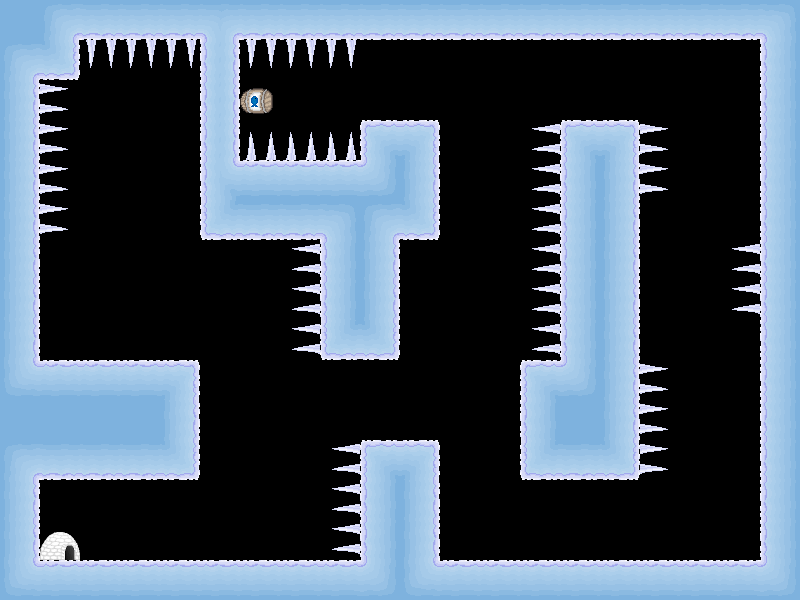

A level layout from a 2D game, rendered from its tile map. Below: a short description, then the map file with tile-grid data replaced by summaries:
An orthogonal 20x15 tile map with 40x40 px tiles, 1 tile layer (Kachelebene 1), 4 tilesets.

<map version="1.0" orientation="orthogonal" width="20" height="15" tilewidth="40" tileheight="40">
 <tileset firstgid="1" name="Objekte" tilewidth="40" tileheight="40">
  <image source="Objekte.png" width="160" height="120" />
  <tile id="0">
   <properties>
    <property name="die" value="true" />
    <property name="id" value="14" />
   </properties>
  </tile>
  <tile id="1">
   <properties>
    <property name="die" value="true" />
    <property name="id" value="15" />
   </properties>
  </tile>
  <tile id="2">
   <properties>
    <property name="die" value="true" />
    <property name="id" value="16" />
   </properties>
  </tile>
  <tile id="3">
   <properties>
    <property name="die" value="true" />
    <property name="id" value="17" />
   </properties>
  </tile>
  <tile id="4">
   <properties>
    <property name="id" value="18" />
    <property name="level" value="true" />
   </properties>
  </tile>
  <tile id="5">
   <properties>
    <property name="id" value="19" />
    <property name="level" value="true" />
   </properties>
  </tile>
  <tile id="6">
   <properties>
    <property name="id" value="20" />
    <property name="level" value="true" />
   </properties>
  </tile>
  <tile id="7">
   <properties>
    <property name="id" value="21" />
    <property name="level" value="true" />
   </properties>
  </tile>
  <tile id="8">
   <properties>
    <property name="fish" value="true" />
    <property name="id" value="22" />
   </properties>
  </tile>
  <tile id="9">
   <properties>
    <property name="fish" value="true" />
    <property name="id" value="23" />
   </properties>
  </tile>
  <tile id="10">
   <properties>
    <property name="fish" value="true" />
    <property name="id" value="24" />
   </properties>
  </tile>
  <tile id="11">
   <properties>
    <property name="fish" value="true" />
    <property name="id" value="25" />
   </properties>
  </tile>
 </tileset>
 <tileset firstgid="13" name="Personen" tilewidth="40" tileheight="40">
  <image source="Personen.png" width="160" height="160" />
 </tileset>
 <tileset firstgid="29" name="Texturen" tilewidth="40" tileheight="40">
  <image source="Texturen.png" width="160" height="480" />
  <tile id="0">
   <properties>
    <property name="blocked" value="true" />
    <property name="id" value="0" />
   </properties>
  </tile>
  <tile id="1">
   <properties>
    <property name="blocked" value="true" />
    <property name="id" value="1" />
   </properties>
  </tile>
  <tile id="2">
   <properties>
    <property name="blocked" value="true" />
    <property name="id" value="3" />
   </properties>
  </tile>
  <tile id="3">
   <properties>
    <property name="blocked" value="true" />
    <property name="id" value="4" />
   </properties>
  </tile>
  <tile id="4">
   <properties>
    <property name="blocked" value="true" />
    <property name="id" value="5" />
   </properties>
  </tile>
  <tile id="5">
   <properties>
    <property name="blocked" value="true" />
    <property name="id" value="6" />
   </properties>
  </tile>
  <tile id="6">
   <properties>
    <property name="blocked" value="true" />
    <property name="id" value="7" />
   </properties>
  </tile>
  <tile id="7">
   <properties>
    <property name="blocked" value="true" />
    <property name="id" value="8" />
   </properties>
  </tile>
  <tile id="8">
   <properties>
    <property name="blocked" value="true" />
    <property name="id" value="9" />
   </properties>
  </tile>
  <tile id="9">
   <properties>
    <property name="blocked" value="true" />
    <property name="id" value="10" />
   </properties>
  </tile>
  <tile id="10">
   <properties>
    <property name="blocked" value="true" />
    <property name="id" value="11" />
   </properties>
  </tile>
  <tile id="11">
   <properties>
    <property name="blocked" value="true" />
    <property name="id" value="12" />
   </properties>
  </tile>
  <tile id="12">
   <properties>
    <property name="blocked" value="true" />
    <property name="id" value="13" />
   </properties>
  </tile>
  <tile id="13">
   <properties>
    <property name="blocked" value="true" />
    <property name="id" value="27" />
   </properties>
  </tile>
  <tile id="14">
   <properties>
    <property name="blocked" value="true" />
    <property name="id" value="28" />
   </properties>
  </tile>
  <tile id="15">
   <properties>
    <property name="blocked" value="true" />
    <property name="id" value="29" />
   </properties>
  </tile>
  <tile id="16">
   <properties>
    <property name="blocked" value="true" />
    <property name="id" value="30" />
   </properties>
  </tile>
  <tile id="17">
   <properties>
    <property name="blocked" value="true" />
    <property name="id" value="31" />
   </properties>
  </tile>
  <tile id="18">
   <properties>
    <property name="blocked" value="true" />
    <property name="id" value="32" />
   </properties>
  </tile>
  <tile id="19">
   <properties>
    <property name="blocked" value="true" />
    <property name="id" value="33" />
   </properties>
  </tile>
  <tile id="20">
   <properties>
    <property name="blocked" value="true" />
    <property name="id" value="34" />
   </properties>
  </tile>
  <tile id="21">
   <properties>
    <property name="blocked" value="true" />
    <property name="id" value="35" />
   </properties>
  </tile>
  <tile id="22">
   <properties>
    <property name="blocked" value="true" />
    <property name="id" value="36" />
   </properties>
  </tile>
  <tile id="23">
   <properties>
    <property name="blocked" value="true" />
    <property name="id" value="37" />
   </properties>
  </tile>
  <tile id="24">
   <properties>
    <property name="blocked" value="true" />
    <property name="id" value="38" />
   </properties>
  </tile>
  <tile id="25">
   <properties>
    <property name="blocked" value="true" />
    <property name="id" value="39" />
   </properties>
  </tile>
  <tile id="26">
   <properties>
    <property name="blocked" value="true" />
    <property name="id" value="40" />
   </properties>
  </tile>
  <tile id="27">
   <properties>
    <property name="blocked" value="true" />
    <property name="id" value="41" />
   </properties>
  </tile>
  <tile id="28">
   <properties>
    <property name="blocked" value="true" />
    <property name="id" value="42" />
   </properties>
  </tile>
  <tile id="29">
   <properties>
    <property name="blocked" value="true" />
    <property name="id" value="43" />
   </properties>
  </tile>
  <tile id="30">
   <properties>
    <property name="blocked" value="true" />
    <property name="id" value="44" />
   </properties>
  </tile>
  <tile id="31">
   <properties>
    <property name="blocked" value="true" />
    <property name="id" value="45" />
   </properties>
  </tile>
  <tile id="32">
   <properties>
    <property name="blocked" value="true" />
    <property name="id" value="46" />
   </properties>
  </tile>
  <tile id="33">
   <properties>
    <property name="blocked" value="true" />
    <property name="id" value="47" />
   </properties>
  </tile>
  <tile id="34">
   <properties>
    <property name="blocked" value="true" />
    <property name="id" value="48" />
   </properties>
  </tile>
  <tile id="35">
   <properties>
    <property name="blocked" value="true" />
    <property name="id" value="49" />
   </properties>
  </tile>
  <tile id="36">
   <properties>
    <property name="blocked" value="true" />
    <property name="id" value="50" />
   </properties>
  </tile>
  <tile id="37">
   <properties>
    <property name="blocked" value="true" />
    <property name="id" value="51" />
   </properties>
  </tile>
  <tile id="38">
   <properties>
    <property name="blocked" value="true" />
    <property name="id" value="52" />
   </properties>
  </tile>
  <tile id="39">
   <properties>
    <property name="blocked" value="true" />
    <property name="id" value="53" />
   </properties>
  </tile>
  <tile id="40">
   <properties>
    <property name="blocked" value="true" />
    <property name="id" value="54" />
   </properties>
  </tile>
  <tile id="41">
   <properties>
    <property name="blocked" value="true" />
    <property name="id" value="55" />
   </properties>
  </tile>
  <tile id="42">
   <properties>
    <property name="blocked" value="true" />
    <property name="id" value="56" />
   </properties>
  </tile>
  <tile id="43">
   <properties>
    <property name="blocked" value="true" />
    <property name="id" value="57" />
   </properties>
  </tile>
  <tile id="44">
   <properties>
    <property name="blocked" value="true" />
    <property name="id" value="58" />
   </properties>
  </tile>
  <tile id="45">
   <properties>
    <property name="blocked" value="true" />
    <property name="id" value="59" />
   </properties>
  </tile>
  <tile id="46">
   <properties>
    <property name="blocked" value="true" />
    <property name="id" value="60" />
   </properties>
  </tile>
 </tileset>
 <tileset firstgid="77" name="Eissturm" tilewidth="40" tileheight="40">
  <image source="Eissturm.png" width="40" height="40" />
  <tile id="0">
   <properties>
    <property name="id" value="26" />
    <property name="rotate" value="true" />
   </properties>
  </tile>
 </tileset>
 <layer name="Kachelebene 1" width="20" height="15">
  <properties>
   <property name="id" value="0" />
  </properties>
  <data>[300 cells, 164 non-empty, 23 distinct tile ids]</data>
 </layer>
 <objectgroup name="Objektebene 1" width="20" height="15">
  <properties>
   <property name="id" value="1" />
  </properties>
 </objectgroup>
</map>
